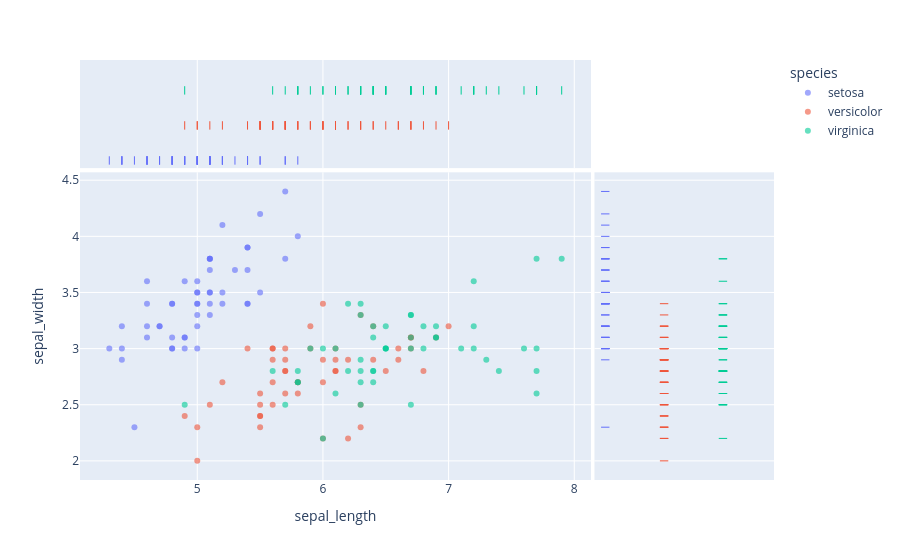

Notebook code cell kept with this figure:
### Code cell
import plotly.express as px
import pandas as pd

fig = px.scatter(
    df_iris,
    x = 'sepal_length',
    y = 'sepal_width',
    color = 'species',
    opacity = .6,
    marginal_x = 'rug',
    marginal_y = 'rug'
)
fig.show()

### Figure 1 — Plotly figure (JSON) as saved in the notebook; plotly's stock layout.template omitted (floating-point values rounded to 4 significant figures)
{"data": [{"hovertemplate": "species=setosa<br>sepal_length=%{x}<br>sepal_width=%{y}<extra></extra>", "legendgroup": "setosa", "marker": {"color": "#636efa", "opacity": 0.6, "symbol": "circle"}, "mode": "markers", "name": "setosa", "orientation": "v", "showlegend": true, "type": "scatter", "x": [5.1, 4.9, 4.7, 4.6, 5.0, 5.4, 4.6, 5.0, 4.4, 4.9, 5.4, 4.8, 4.8, 4.3, 5.8, 5.7, 5.4, 5.1, 5.7, 5.1, 5.4, 5.1, 4.6, 5.1, 4.8, 5.0, 5.0, 5.2, 5.2, 4.7, 4.8, 5.4, 5.2, 5.5, 4.9, 5.0, 5.5, 4.9, 4.4, 5.1, 5.0, 4.5, 4.4, 5.0, 5.1, 4.8, 5.1, 4.6, 5.3, 5.0], "xaxis": "x", "y": [3.5, 3.0, 3.2, 3.1, 3.6, 3.9, 3.4, 3.4, 2.9, 3.1, 3.7, 3.4, 3.0, 3.0, 4.0, 4.4, 3.9, 3.5, 3.8, 3.8, 3.4, 3.7, 3.6, 3.3, 3.4, 3.0, 3.4, 3.5, 3.4, 3.2, 3.1, 3.4, 4.1, 4.2, 3.1, 3.2, 3.5, 3.6, 3.0, 3.4, 3.5, 2.3, 3.2, 3.5, 3.8, 3.0, 3.8, 3.2, 3.7, 3.3], "yaxis": "y"}, {"alignmentgroup": "True", "boxpoints": "all", "fillcolor": "rgba(255,255,255,0)", "hoveron": "points", "hovertemplate": "species=setosa<br>sepal_length=%{x}<extra></extra>", "jitter": 0, "legendgroup": "setosa", "line": {"color": "rgba(255,255,255,0)"}, "marker": {"color": "#636efa", "symbol": "line-ns-open"}, "name": "setosa", "offsetgroup": "setosa", "showlegend": false, "type": "box", "x": [5.1, 4.9, 4.7, 4.6, 5.0, 5.4, 4.6, 5.0, 4.4, 4.9, 5.4, 4.8, 4.8, 4.3, 5.8, 5.7, 5.4, 5.1, 5.7, 5.1, 5.4, 5.1, 4.6, 5.1, 4.8, 5.0, 5.0, 5.2, 5.2, 4.7, 4.8, 5.4, 5.2, 5.5, 4.9, 5.0, 5.5, 4.9, 4.4, 5.1, 5.0, 4.5, 4.4, 5.0, 5.1, 4.8, 5.1, 4.6, 5.3, 5.0], "xaxis": "x3", "yaxis": "y3"}, {"alignmentgroup": "True", "boxpoints": "all", "fillcolor": "rgba(255,255,255,0)", "hoveron": "points", "hovertemplate": "species=setosa<br>sepal_width=%{y}<extra></extra>", "jitter": 0, "legendgroup": "setosa", "line": {"color": "rgba(255,255,255,0)"}, "marker": {"color": "#636efa", "symbol": "line-ew-open"}, "name": "setosa", "offsetgroup": "setosa", "showlegend": false, "type": "box", "xaxis": "x2", "y": [3.5, 3.0, 3.2, 3.1, 3.6, 3.9, 3.4, 3.4, 2.9, 3.1, 3.7, 3.4, 3.0, 3.0, 4.0, 4.4, 3.9, 3.5, 3.8, 3.8, 3.4, 3.7, 3.6, 3.3, 3.4, 3.0, 3.4, 3.5, 3.4, 3.2, 3.1, 3.4, 4.1, 4.2, 3.1, 3.2, 3.5, 3.6, 3.0, 3.4, 3.5, 2.3, 3.2, 3.5, 3.8, 3.0, 3.8, 3.2, 3.7, 3.3], "yaxis": "y2"}, {"hovertemplate": "species=versicolor<br>sepal_length=%{x}<br>sepal_width=%{y}<extra></extra>", "legendgroup": "versicolor", "marker": {"color": "#EF553B", "opacity": 0.6, "symbol": "circle"}, "mode": "markers", "name": "versicolor", "orientation": "v", "showlegend": true, "type": "scatter", "x": [7.0, 6.4, 6.9, 5.5, 6.5, 5.7, 6.3, 4.9, 6.6, 5.2, 5.0, 5.9, 6.0, 6.1, 5.6, 6.7, 5.6, 5.8, 6.2, 5.6, 5.9, 6.1, 6.3, 6.1, 6.4, 6.6, 6.8, 6.7, 6.0, 5.7, 5.5, 5.5, 5.8, 6.0, 5.4, 6.0, 6.7, 6.3, 5.6, 5.5, 5.5, 6.1, 5.8, 5.0, 5.6, 5.7, 5.7, 6.2, 5.1, 5.7], "xaxis": "x", "y": [3.2, 3.2, 3.1, 2.3, 2.8, 2.8, 3.3, 2.4, 2.9, 2.7, 2.0, 3.0, 2.2, 2.9, 2.9, 3.1, 3.0, 2.7, 2.2, 2.5, 3.2, 2.8, 2.5, 2.8, 2.9, 3.0, 2.8, 3.0, 2.9, 2.6, 2.4, 2.4, 2.7, 2.7, 3.0, 3.4, 3.1, 2.3, 3.0, 2.5, 2.6, 3.0, 2.6, 2.3, 2.7, 3.0, 2.9, 2.9, 2.5, 2.8], "yaxis": "y"}, {"alignmentgroup": "True", "boxpoints": "all", "fillcolor": "rgba(255,255,255,0)", "hoveron": "points", "hovertemplate": "species=versicolor<br>sepal_length=%{x}<extra></extra>", "jitter": 0, "legendgroup": "versicolor", "line": {"color": "rgba(255,255,255,0)"}, "marker": {"color": "#EF553B", "symbol": "line-ns-open"}, "name": "versicolor", "offsetgroup": "versicolor", "showlegend": false, "type": "box", "x": [7.0, 6.4, 6.9, 5.5, 6.5, 5.7, 6.3, 4.9, 6.6, 5.2, 5.0, 5.9, 6.0, 6.1, 5.6, 6.7, 5.6, 5.8, 6.2, 5.6, 5.9, 6.1, 6.3, 6.1, 6.4, 6.6, 6.8, 6.7, 6.0, 5.7, 5.5, 5.5, 5.8, 6.0, 5.4, 6.0, 6.7, 6.3, 5.6, 5.5, 5.5, 6.1, 5.8, 5.0, 5.6, 5.7, 5.7, 6.2, 5.1, 5.7], "xaxis": "x3", "yaxis": "y3"}, {"alignmentgroup": "True", "boxpoints": "all", "fillcolor": "rgba(255,255,255,0)", "hoveron": "points", "hovertemplate": "species=versicolor<br>sepal_width=%{y}<extra></extra>", "jitter": 0, "legendgroup": "versicolor", "line": {"color": "rgba(255,255,255,0)"}, "marker": {"color": "#EF553B", "symbol": "line-ew-open"}, "name": "versicolor", "offsetgroup": "versicolor", "showlegend": false, "type": "box", "xaxis": "x2", "y": [3.2, 3.2, 3.1, 2.3, 2.8, 2.8, 3.3, 2.4, 2.9, 2.7, 2.0, 3.0, 2.2, 2.9, 2.9, 3.1, 3.0, 2.7, 2.2, 2.5, 3.2, 2.8, 2.5, 2.8, 2.9, 3.0, 2.8, 3.0, 2.9, 2.6, 2.4, 2.4, 2.7, 2.7, 3.0, 3.4, 3.1, 2.3, 3.0, 2.5, 2.6, 3.0, 2.6, 2.3, 2.7, 3.0, 2.9, 2.9, 2.5, 2.8], "yaxis": "y2"}, {"hovertemplate": "species=virginica<br>sepal_length=%{x}<br>sepal_width=%{y}<extra></extra>", "legendgroup": "virginica", "marker": {"color": "#00cc96", "opacity": 0.6, "symbol": "circle"}, "mode": "markers", "name": "virginica", "orientation": "v", "showlegend": true, "type": "scatter", "x": [6.3, 5.8, 7.1, 6.3, 6.5, 7.6, 4.9, 7.3, 6.7, 7.2, 6.5, 6.4, 6.8, 5.7, 5.8, 6.4, 6.5, 7.7, 7.7, 6.0, 6.9, 5.6, 7.7, 6.3, 6.7, 7.2, 6.2, 6.1, 6.4, 7.2, 7.4, 7.9, 6.4, 6.3, 6.1, 7.7, 6.3, 6.4, 6.0, 6.9, 6.7, 6.9, 5.8, 6.8, 6.7, 6.7, 6.3, 6.5, 6.2, 5.9], "xaxis": "x", "y": [3.3, 2.7, 3.0, 2.9, 3.0, 3.0, 2.5, 2.9, 2.5, 3.6, 3.2, 2.7, 3.0, 2.5, 2.8, 3.2, 3.0, 3.8, 2.6, 2.2, 3.2, 2.8, 2.8, 2.7, 3.3, 3.2, 2.8, 3.0, 2.8, 3.0, 2.8, 3.8, 2.8, 2.8, 2.6, 3.0, 3.4, 3.1, 3.0, 3.1, 3.1, 3.1, 2.7, 3.2, 3.3, 3.0, 2.5, 3.0, 3.4, 3.0], "yaxis": "y"}, {"alignmentgroup": "True", "boxpoints": "all", "fillcolor": "rgba(255,255,255,0)", "hoveron": "points", "hovertemplate": "species=virginica<br>sepal_length=%{x}<extra></extra>", "jitter": 0, "legendgroup": "virginica", "line": {"color": "rgba(255,255,255,0)"}, "marker": {"color": "#00cc96", "symbol": "line-ns-open"}, "name": "virginica", "offsetgroup": "virginica", "showlegend": false, "type": "box", "x": [6.3, 5.8, 7.1, 6.3, 6.5, 7.6, 4.9, 7.3, 6.7, 7.2, 6.5, 6.4, 6.8, 5.7, 5.8, 6.4, 6.5, 7.7, 7.7, 6.0, 6.9, 5.6, 7.7, 6.3, 6.7, 7.2, 6.2, 6.1, 6.4, 7.2, 7.4, 7.9, 6.4, 6.3, 6.1, 7.7, 6.3, 6.4, 6.0, 6.9, 6.7, 6.9, 5.8, 6.8, 6.7, 6.7, 6.3, 6.5, 6.2, 5.9], "xaxis": "x3", "yaxis": "y3"}, {"alignmentgroup": "True", "boxpoints": "all", "fillcolor": "rgba(255,255,255,0)", "hoveron": "points", "hovertemplate": "species=virginica<br>sepal_width=%{y}<extra></extra>", "jitter": 0, "legendgroup": "virginica", "line": {"color": "rgba(255,255,255,0)"}, "marker": {"color": "#00cc96", "symbol": "line-ew-open"}, "name": "virginica", "offsetgroup": "virginica", "showlegend": false, "type": "box", "xaxis": "x2", "y": [3.3, 2.7, 3.0, 2.9, 3.0, 3.0, 2.5, 2.9, 2.5, 3.6, 3.2, 2.7, 3.0, 2.5, 2.8, 3.2, 3.0, 3.8, 2.6, 2.2, 3.2, 2.8, 2.8, 2.7, 3.3, 3.2, 2.8, 3.0, 2.8, 3.0, 2.8, 3.8, 2.8, 2.8, 2.6, 3.0, 3.4, 3.1, 3.0, 3.1, 3.1, 3.1, 2.7, 3.2, 3.3, 3.0, 2.5, 3.0, 3.4, 3.0], "yaxis": "y2"}], "layout": {"legend": {"title": {"text": "species"}, "tracegroupgap": 0}, "margin": {"t": 60}, "xaxis": {"anchor": "y", "domain": [0, 0.7363], "title": {"text": "sepal_length"}}, "xaxis2": {"anchor": "y2", "domain": [0.7413, 1], "matches": "x2", "showgrid": false, "showline": false, "showticklabels": false, "ticks": ""}, "xaxis3": {"anchor": "y3", "domain": [0, 0.7363], "matches": "x", "showgrid": true, "showticklabels": false}, "xaxis4": {"anchor": "y4", "domain": [0.7413, 1], "matches": "x2", "showgrid": false, "showline": false, "showticklabels": false, "ticks": ""}, "yaxis": {"anchor": "x", "domain": [0, 0.7326], "title": {"text": "sepal_width"}}, "yaxis2": {"anchor": "x2", "domain": [0, 0.7326], "matches": "y", "showgrid": true, "showticklabels": false}, "yaxis3": {"anchor": "x3", "domain": [0.7426, 1], "matches": "y3", "showgrid": false, "showline": false, "showticklabels": false, "ticks": ""}, "yaxis4": {"anchor": "x4", "domain": [0.7426, 1], "matches": "y3", "showgrid": true, "showline": false, "showticklabels": false, "ticks": ""}}}
